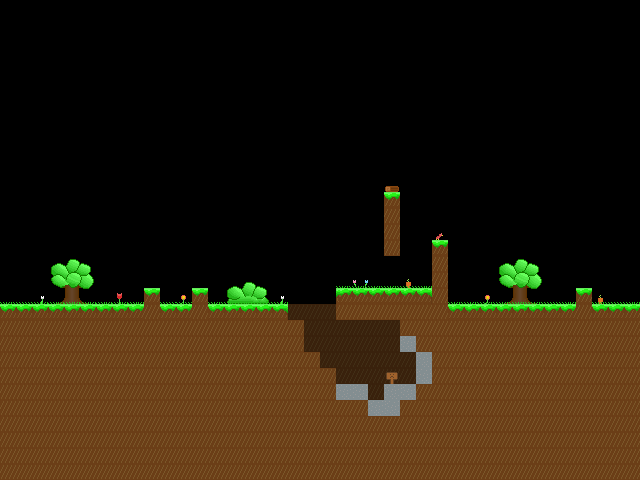

Tiled map render using the project's own tile images. Description and the map definition, with tile-layer contents summarised, below:
An orthogonal 40x30 tile map with 16x16 px tiles, 3 tile layers (dirt, back, grass) and 7 objects.

<map version="1.0" tiledversion="2018.04.18" orientation="orthogonal" renderorder="right-down" width="40" height="30" tilewidth="16" tileheight="16" infinite="0" nextobjectid="9">
 <tileset firstgid="1" source="../world.tsx" />
 <layer name="dirt" width="40" height="30">
  <properties>
   <property name="z" value="-1" />
  </properties>
  <data>[1200 cells, 456 non-empty, 5 distinct tile ids]</data>
 </layer>
 <layer name="back" width="40" height="30">
  <properties>
   <property name="z" value="-1" />
  </properties>
  <data>[1200 cells, 63 non-empty, 25 distinct tile ids]</data>
 </layer>
 <layer name="grass" width="40" height="30">
  <properties>
   <property name="z" value="1" />
  </properties>
  <data>[1200 cells, 34 non-empty, 4 distinct tile ids]</data>
 </layer>
 <objectgroup name="Collidables">
  <object id="6" x="0" y="304">
   <polygon points="0,0 144,0 144,-16 160,-16 160,0 192,0 192,-16 208,-16 208,0 288,0 288,16 304,16 304,48 320,48 320,64 336,64 336,80 368,80 368,96 384,96 384,80 416,80 416,48 400,48 400,16 336,16 336,-16 432,-16 432,-64 448,-64 448,0 576,0 576,-16 592,-16 592,0 640,0 640,176 0,176" />
  </object>
  <object id="7" x="384" y="256">
   <polygon points="0,0 0,-64 16,-64 16,0" />
  </object>
 </objectgroup>
 <objectgroup name="Events">
  <object id="5" x="512" y="0" width="16" height="480">
   <properties>
    <property name="type" value="loadnext" />
   </properties>
  </object>
  <object id="8" x="352" y="320" width="64" height="80">
   <properties>
    <property name="length" value="1" />
    <property name="text" value="rip" />
    <property name="type" value="text" />
   </properties>
  </object>
 </objectgroup>
 <objectgroup name="Enemies">
  <object id="1" x="152" y="272.182">
   <point />
  </object>
  <object id="2" x="199.818" y="271.273">
   <point />
  </object>
  <object id="3" x="584" y="270.75">
   <point />
  </object>
 </objectgroup>
</map>
